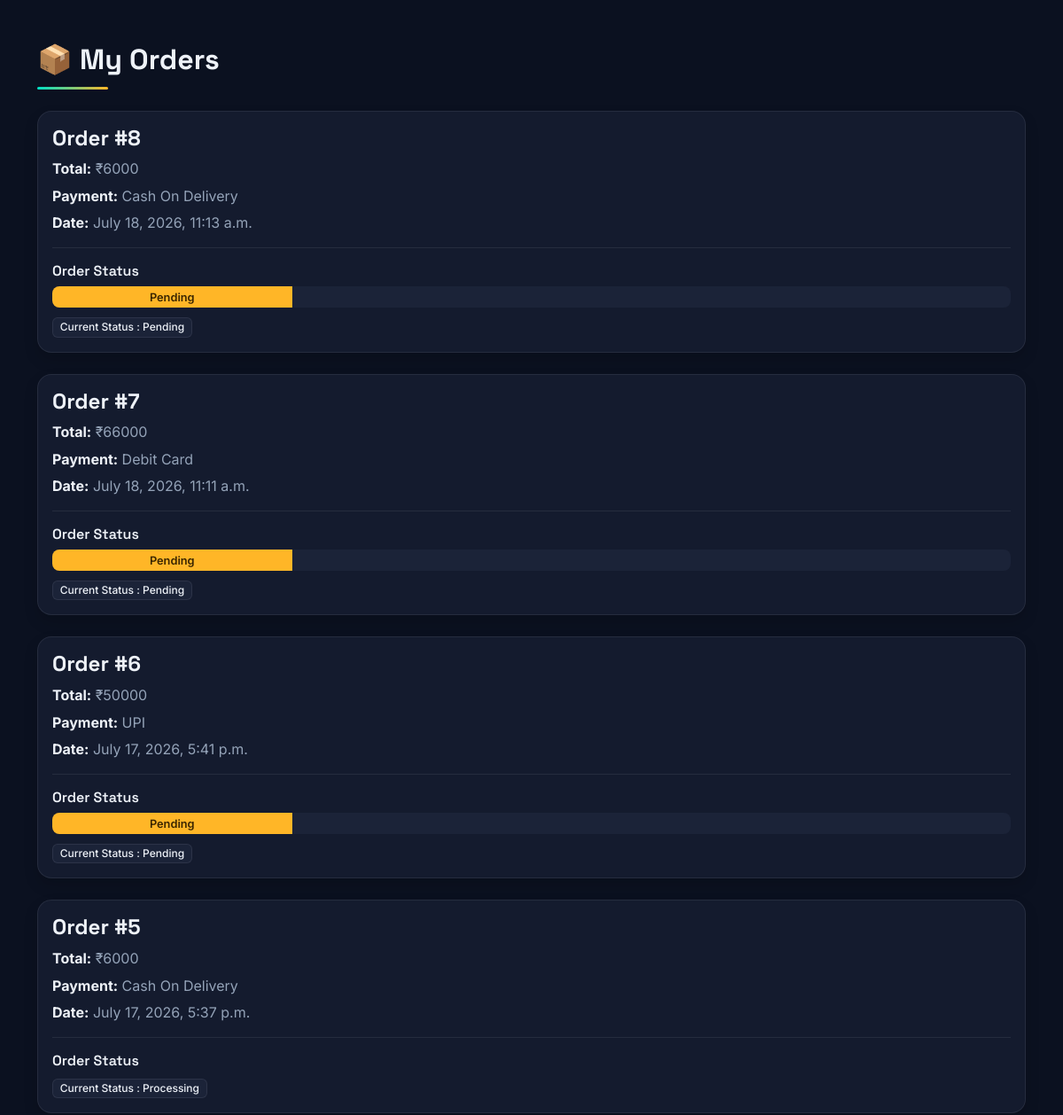
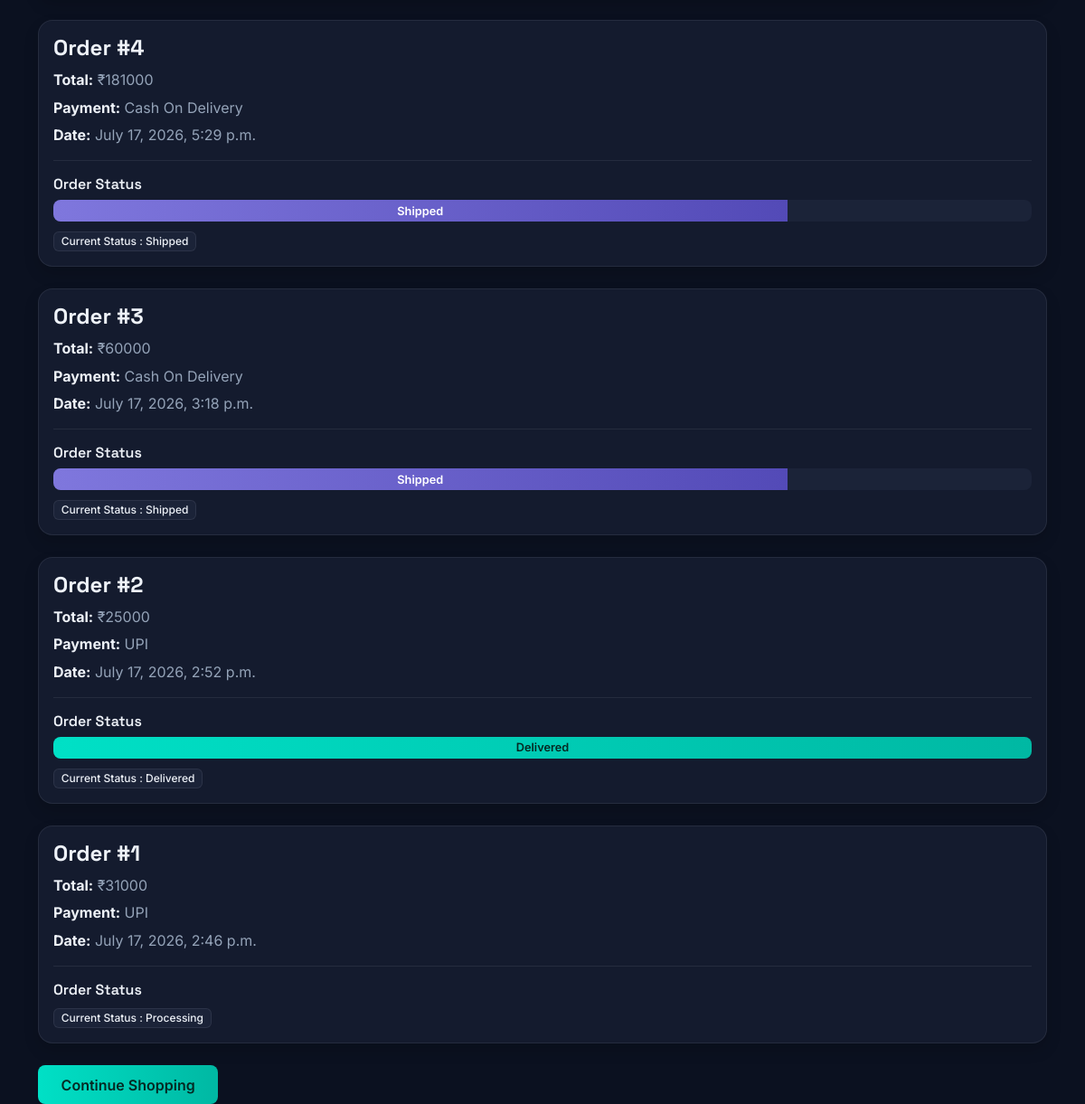
The page /orders/ (signed in) on the database its author committed (2 pictures, top to bottom).
### store/models.py (models this page shows)
class Order(models.Model):
    customer = models.ForeignKey(Customer, on_delete=models.CASCADE)
    total_amount = models.IntegerField()
    payment_method = models.CharField(max_length=50)
    address = models.TextField()
    phone = models.CharField(max_length=10)
    pincode = models.CharField(max_length=6)
    order_date = models.DateTimeField(auto_now_add=True)
    status = models.CharField(
    max_length=20,
    choices=STATUS_CHOICES,
    default="Pending"
)

### store/views.py (the view)
# urls.py: path('orders/', views.orders, name='orders'),
def orders(request):
    if "customer_id" not in request.session:
        return redirect("login")
    customer = Customer.objects.get(
        id=request.session["customer_id"]
    )
    orders = Order.objects.filter(customer=customer).order_by("-order_date")
    return render(request, "orders.html", {
        "orders": orders
    })

### store/templates/orders.html (shortened to what this page needs)
{% load static %}
<!DOCTYPE html>
<html>
<head>
    <link href="https://cdn.jsdelivr.net/npm/bootstrap@5.3.3/dist/css/bootstrap.min.css" rel="stylesheet">
</head>
<body>
<div class="container mt-5">
    <h2 class="mb-4">📦 My Orders</h2>
    {% if orders %}
        {% for order in orders %}
        <div class="card shadow mb-4">
            <div class="card-body">
                <h4>Order #{{ order.id }}</h4>
                <p><strong>Total:</strong> ₹{{ order.total_amount }}</p>
                <p><strong>Payment:</strong> {{ order.payment_method }}</p>
                <p><strong>Date:</strong> {{ order.order_date }}</p>
                <hr>
                <h5>Order Status</h5>
                {% if order.status == "Pending" %}
                <div class="progress mb-2">
                    <div class="progress-bar bg-warning" style="width:25%">
                        Pending
                    </div>
                </div>
                {% elif order.status == "Packed" %}
                <div class="progress mb-2">
                    <div class="progress-bar bg-info" style="width:50%">
                        Packed
                    </div>
                </div>
                {% elif order.status == "Shipped" %}
                <div class="progress mb-2">
                    <div class="progress-bar bg-primary" style="width:75%">
                        Shipped
                    </div>
                </div>
                {% elif order.status == "Delivered" %}
                <div class="progress mb-2">
                    <div class="progress-bar bg-success" style="width:100%">
                        Delivered
                    </div>
                </div>
                {% endif %}
                <span class="badge bg-dark">
                    Current Status : {{ order.status }}
                </span>
            </div>
        </div>
        {% endfor %}
    {% else %}
        <div class="alert alert-info">
            No Orders Yet.
        </div>
    {% endif %}
    <a href="{% url 'products' %}" class="btn btn-primary">
        Continue Shopping
    </a>
</div>
</body>
</html>

### store/templates/orders.html (style rules this page uses)
:root { --em-bg: #0b1120; --em-surface: #141b2e; --em-surface-2: #1b2338; --em-cyan: #00e0c6; --em-amber: #ffb627; --em-text: #eef2f8; --em-muted: #94a3b8; --em-border: rgba(238, 242, 248, 0.08); }
* { box-sizing: border-box; }
body { background-color: var(--em-bg) !important; color: var(--em-text); font-family: 'Inter', sans-serif; }
h2, h4, h5 { font-family: 'Space Grotesk', sans-serif; }
h2.mb-4 { font-weight: 700; position: relative; display: inline-block; }
h2.mb-4::after { content: ""; display: block; width: 80px; height: 3px; background: linear-gradient(90deg, var(--em-cyan), var(--em-amber)); border-radius: 3px; margin-top: 0.7rem; }
.card { background-color: var(--em-surface); border: 1px solid var(--em-border); border-radius: 16px; transition: transform 0.25s ease, border-color 0.25s ease, box-shadow 0.25s ease; }
.card-body h4 { font-weight: 700; color: var(--em-text); }
.card-body p { color: var(--em-muted); margin-bottom: 0.4rem; }
.card-body p strong { color: var(--em-text); }
.card-body h5 { font-weight: 600; color: var(--em-text); font-size: 1rem; }
hr { border-color: var(--em-border); opacity: 1; }
.progress { background-color: var(--em-surface-2); border-radius: 8px; height: 1.5rem; }
.progress-bar { font-weight: 600; font-size: 0.8rem; }
.progress-bar.bg-warning { background-color: var(--em-amber) !important; color: #3a2600; }
.progress-bar.bg-primary { background: linear-gradient(90deg, #7f77dd, #534ab7) !important; color: #ffffff; }
.progress-bar.bg-success { background: linear-gradient(90deg, var(--em-cyan), #00b8a3) !important; color: #052923; }
.badge.bg-dark { background-color: var(--em-surface-2) !important; border: 1px solid var(--em-border); color: var(--em-text); font-weight: 500; }
.btn-primary { background: linear-gradient(90deg, var(--em-cyan), #00b8a3); border: none; color: #052923; font-weight: 600; border-radius: 8px; padding: 0.6rem 1.6rem; transition: transform 0.2s ease, box-shadow 0.2s ease; }

### rows shown on the page
Order: id "8", total_amount "6000", payment_method "Cash On Delivery", order_date "July 18, 2026, 11:13 a.m.", shows "Pending", status "Pending"
Order: id "7", total_amount "66000", payment_method "Debit Card", order_date "July 18, 2026, 11:11 a.m.", shows "Pending", status "Pending"
Order: id "6", total_amount "50000", payment_method "UPI", order_date "July 17, 2026, 5:41 p.m.", shows "Pending", status "Pending"
Order: id "5", total_amount "6000", payment_method "Cash On Delivery", order_date "July 17, 2026, 5:37 p.m.", status "Processing"
Order: id "4", total_amount "181000", payment_method "Cash On Delivery", order_date "July 17, 2026, 5:29 p.m.", shows "Shipped", status "Shipped"
Order: id "3", total_amount "60000", payment_method "Cash On Delivery", order_date "July 17, 2026, 3:18 p.m.", shows "Shipped", status "Shipped"
Order: id "2", total_amount "25000", payment_method "UPI", order_date "July 17, 2026, 2:52 p.m.", shows "Delivered", status "Delivered"
Order: id "1", total_amount "31000", payment_method "UPI", order_date "July 17, 2026, 2:46 p.m.", status "Processing"
